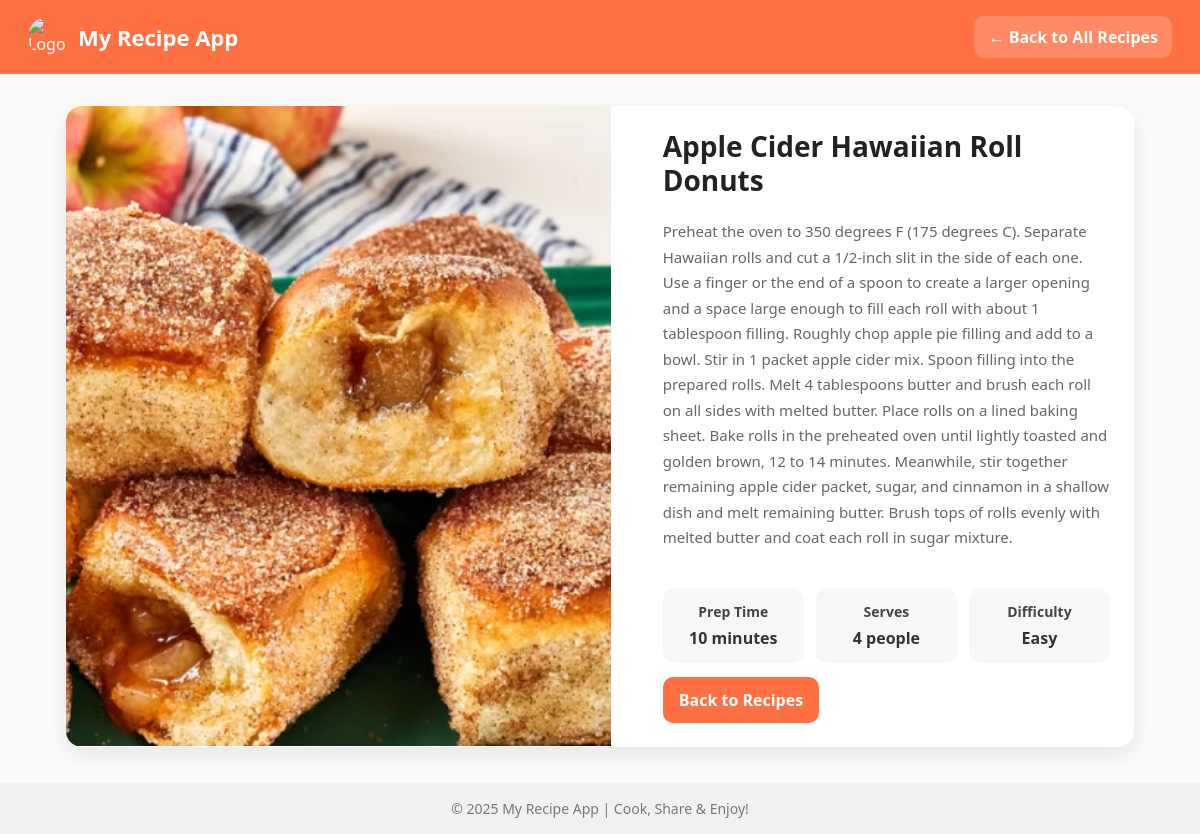
The app's page /detail_page/4/ with its own data.
### recipe_app/models.py (models this page shows)
class recipe_model(models.Model):
    recipe_name=models.CharField(max_length=20)
    description=models.TextField()
    image=models.ImageField(upload_to="recipes/")

### recipe_app/views.py (the view)
# urls.py: path("detail_page/<int:pk>/",views.detail_page,name="detail_page"),
def detail_page(request,pk):
    try:
        data=recipe_model.objects.get(pk=pk)
    except recipe_model.DoesNotExist:
        return HttpResponse("error",status=404)
    return render(request,"recipe_app/recipe_detail.html",{"data":data})

### recipe_app/templates/recipe_app/recipe_detail.html (shortened to what this page needs)
{% load static %}
<!DOCTYPE html>
<html lang="en">
<head>
  <link rel="stylesheet" href={% static 'recipe_app/recipe_detail.css' %} />
</head>
<body>
  <header class="header">
    <div class="logo">
      <img src="https://img.icons8.com/ios-filled/50/ffffff/chef-hat.png" alt="Logo">
      <h1>My Recipe App</h1>
    </div>
    <nav class="nav">
      <a class="btn btn-light" href="recipe_list.html">← Back to All Recipes</a>
    </nav>
  </header>
  <main class="container">
    <article class="detail-card">
      <div class="media">
        <img src="{{data.image.url}}" alt="{{data.name}}">
      </div>
      <div class="content">
        <h2 class="title">{{data.recipe_name}}</h2>
        <p class="description">
          {{data.description}}
        </p>
        <div class="info-grid">
          <div class="info">
            <h4>Prep Time</h4>
            <p>10 minutes</p>
          </div>
          <div class="info">
            <h4>Serves</h4>
            <p>4 people</p>
          </div>
          <div class="info">
            <h4>Difficulty</h4>
            <p>Easy</p>
          </div>
        </div>
        <div class="actions">
          <a href="{% url "view_recipe_page" %}" class="btn">Back to Recipes</a>
        </div>
      </div>
    </article>
  </main>
  <footer class="footer">
    © 2025 My Recipe App | Cook, Share & Enjoy!
  </footer>
</body>
</html>

### recipe_app/static/recipe_app/recipe_detail.css (style rules this page uses)
:root { --brand:#ff7043; --brand-dark:#e85c2d; --text:#333; --muted:#666; --bg:#fafafa; --card:#fff; --shadow:0 8px 24px rgba(0,0,0,.08); --radius:16px; }
* { box-sizing:border-box }
body { margin:0; font-family: 'Segoe UI', Tahoma, Geneva, Verdana, sans-serif; color:var(--text); background:var(--bg); }
.header { background:var(--brand); color:#fff; padding:16px 28px; display:flex; align-items:center; justify-content:space-between; }
.logo { display:flex;align-items:center;gap:10px }
.logo img { width:40px;height:40px;border-radius:50% }
.logo h1 { margin:0;font-size:22px;font-weight:700 }
.nav .btn-light { background:rgba(255,255,255,.18); color:#fff; padding:10px 14px; border-radius:10px; text-decoration:none; font-weight:600; transition:.25s; }
.container { max-width:1100px; margin:32px auto; padding:0 16px; }
.detail-card { display:grid; grid-template-columns: 1.1fr 1fr; gap:28px; background:var(--card); border-radius:var(--radius); box-shadow:var(--shadow); overflow:hidden; }
.media img { width:100%; height:100%; max-height:640px; object-fit:cover; display:block; }
.content { padding:24px; display:flex; flex-direction:column; gap:14px; }
.title { margin:0; font-size:28px; line-height:1.2; color:#222; }
.description { color:var(--muted); line-height:1.7; font-size:15px; margin-top:8px; }
.info-grid { display:grid; grid-template-columns: repeat(3, 1fr); gap:12px; margin-top:8px; }
.info { background:#f7f7f7; border-radius:12px; padding:14px; text-align:center; }
.info h4 { margin:0 0 6px; font-size:14px; color:#444; }
.info p { margin:0; font-weight:700; }
.actions { margin-top:auto }
.btn { display:inline-block; background:var(--brand); color:#fff; text-decoration:none; padding:12px 16px; border-radius:10px; font-weight:700; transition:.25s; }
.footer { text-align:center; padding:16px; margin-top:36px; background:#f1f1f1; color:#777; font-size:14px; }

### records on screen
recipe_model: image (picture), recipe_name "Apple Cider Hawaiian Roll Donuts", description "Preheat the oven to 350 degrees F (175 degrees C). Separate Hawaiian rolls and cut a 1/2-inch slit in the side of each one. Use a finger or the end of a spoon to create a larger opening and a space large enough to fill each roll with about 1 tablespoon filling. Roughly chop apple pie filling and add to a bowl. Stir in 1 packet apple cider mix. Spoon filling into the prepared rolls. Melt 4 tablespoons butter and brush each roll on all sides with melted butter. Place rolls on a lined baking sheet. Bake rolls in the preheated oven until lightly toasted and golden brown, 12 to 14 minutes. Meanwhile, stir together remaining apple cider packet, sugar, and cinnamon in a shallow dish and melt…"
